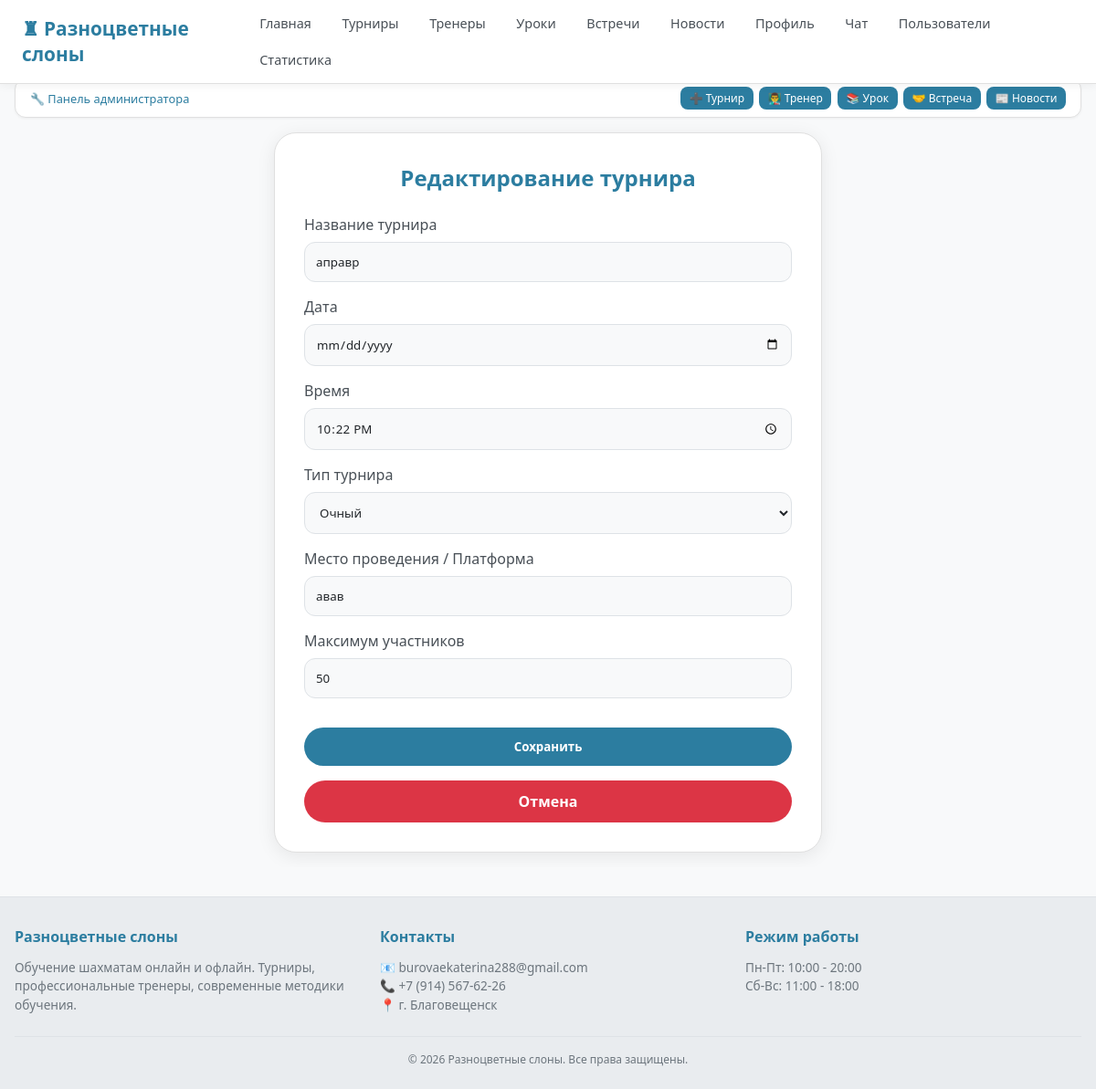
Page /tournament/5/edit/ (signed in) on the earlier database version.
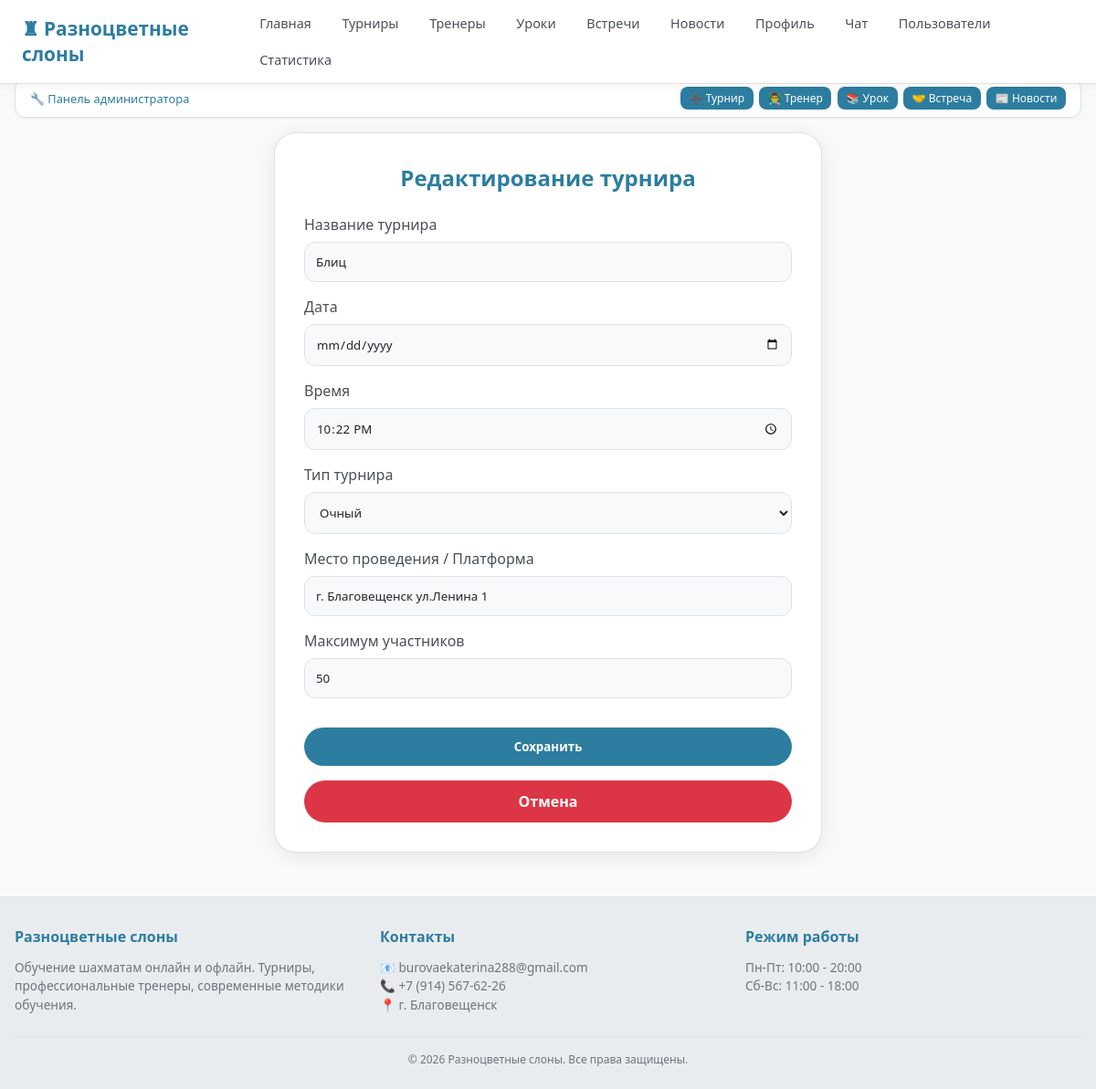
Same page on the later database version.
### main/models.py (models this page shows, shortened)
class Tournament(models.Model):
    TYPE_CHOICES = [
        ('online', 'Онлайн'),
        ('offline', 'Очный'),
    ]
    name = models.CharField(max_length=200, verbose_name='Название')
    date = models.DateField(verbose_name='Дата')
    time = models.TimeField(verbose_name='Время')
    type = models.CharField(max_length=10, choices=TYPE_CHOICES, verbose_name='Тип')
    location = models.CharField(max_length=200, verbose_name='Место проведения')
    max_participants = models.IntegerField(default=50, verbose_name='Максимум участников')
    participants = models.ManyToManyField(User, related_name='tournaments', blank=True, verbose_name='Участники')
    is_finished = models.BooleanField(default=False, verbose_name='Завершен')

### main/views.py (the view)
# urls.py: path('tournament/<int:id>/edit/', views.tournament_edit, name='tournament_edit'),
@login_required
@user_passes_test(is_admin)
def tournament_edit(request, id):
    tournament = get_object_or_404(Tournament, id=id)
    if request.method == 'POST':
        form = TournamentForm(request.POST, instance=tournament)
        if form.is_valid():
            form.save()
            messages.success(request, f'Турнир "{tournament.name}" обновлен!')
            return redirect('tournaments')
    else:
        form = TournamentForm(instance=tournament)
    return render(request, 'main/tournament_form.html', {'form': form, 'title': 'Редактирование турнира'})

### main/forms.py
class TournamentForm(forms.ModelForm):
    class Meta:
        model = Tournament
        fields = ['name', 'date', 'time', 'type', 'location', 'max_participants']
        labels = {
            'name': 'Название турнира',
            'date': 'Дата',
            'time': 'Время',
            'type': 'Тип турнира',
            'location': 'Место проведения / Платформа',
            'max_participants': 'Максимум участников',
        }
        widgets = {
            'date': forms.DateInput(attrs={'type': 'date'}),
            'time': forms.TimeInput(attrs={'type': 'time'}),
        }

### main/views.py (called while the page is built)
def is_admin(user):
    return user.is_authenticated and user.role == 'admin'

### main/templates/main/tournament_form.html (shortened to what this page needs)
{% extends 'main/base.html' %}
{% block content %}
<div class="form-card">
    <h2>{{ title }}</h2>
    <form method="post">
        <div class="form-group">
            <label>Название турнира</label>
            {{ form.name }}
        </div>
        <div class="form-group">
            <label>Дата</label>
            {{ form.date }}
        </div>
        <div class="form-group">
            <label>Время</label>
            {{ form.time }}
        </div>
        <div class="form-group">
            <label>Тип турнира</label>
            {{ form.type }}
        </div>
        <div class="form-group">
            <label>Место проведения / Платформа</label>
            {{ form.location }}
        </div>
        <div class="form-group">
            <label>Максимум участников</label>
            {{ form.max_participants }}
        </div>
        <button type="submit" class="btn btn-primary btn-block">Сохранить</button>
        <a href="/" class="btn btn-danger btn-block">Отмена</a>
    </form>
</div>
{% endblock %}

Differences in the rows shown:
changed Tournament "Очный": name "аправр" → "Блиц"; location "авав" → "г. Благовещенск ул.Ленина 1"
